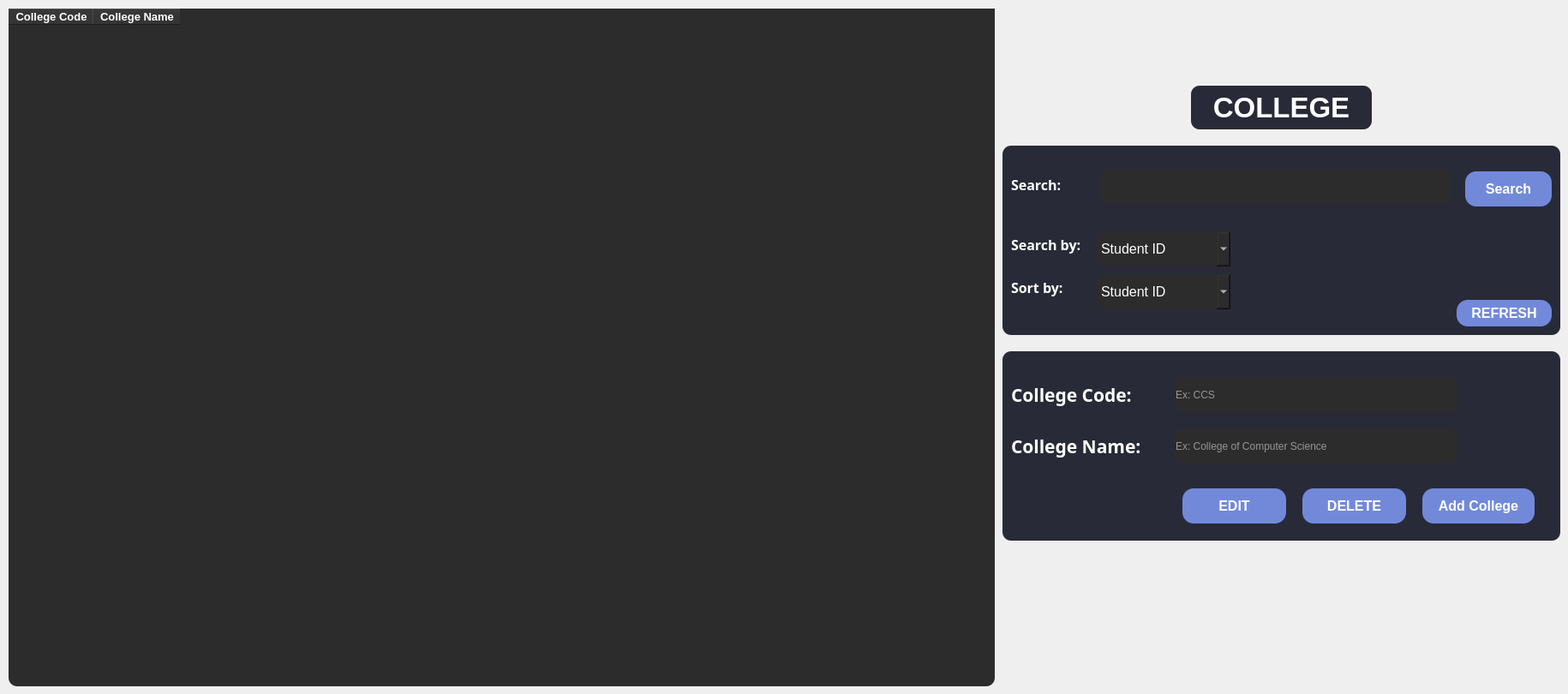
    <widget class="QWidget" name="tab_3">
     <attribute name="title">
      <string>Page</string>
     </attribute>
     <widget class="QTableWidget" name="collegeTable_widget">
      <property name="geometry">
       <rect>
        <x>10</x>
        <y>10</y>
        <width>1151</width>
        <height>791</height>
       </rect>
      </property>
      <property name="focusPolicy">
       <enum>Qt::NoFocus</enum>
      </property>
      <property name="styleSheet">
       <string notr="true">border-radius: 10px;
background-color: rgba(44,44,45,255);
color: white;</string>
      </property>
      <property name="editTriggers">
       <set>QAbstractItemView::NoEditTriggers</set>
      </property>
      <property name="selectionMode">
       <enum>QAbstractItemView::SingleSelection</enum>
      </property>
      <property name="selectionBehavior">
       <enum>QAbstractItemView::SelectRows</enum>
      </property>
      <attribute name="horizontalHeaderStretchLastSection">
       <bool>false</bool>
      </attribute>
      <attribute name="verticalHeaderHighlightSections">
       <bool>true</bool>
      </attribute>
      <attribute name="verticalHeaderStretchLastSection">
       <bool>false</bool>
      </attribute>
      <column>
       <property name="text">
        <string>College Code</string>
       </property>
       <property name="font">
        <font>
         <pointsize>10</pointsize>
         <weight>75</weight>
         <bold>true</bold>
        </font>
       </property>
      </column>
      <column>
       <property name="text">
        <string>College Name</string>
       </property>
       <property name="font">
        <font>
         <pointsize>10</pointsize>
         <weight>75</weight>
         <bold>true</bold>
        </font>
       </property>
      </column>
     </widget>
     <widget class="QFrame" name="collegeinfo_frame">
      <property name="geometry">
       <rect>
        <x>1170</x>
        <y>410</y>
        <width>651</width>
        <height>221</height>
       </rect>
      </property>
      <property name="styleSheet">
       <string notr="true">border-radius: 10px;
background-color: rgba(41,42,55,255);
color: white;</string>
      </property>
      <property name="frameShape">
       <enum>QFrame::StyledPanel</enum>
      </property>
      <property name="frameShadow">
       <enum>QFrame::Raised</enum>
      </property>
      <widget class="QLabel" name="label_16">
       <property name="geometry">
        <rect>
         <x>10</x>
         <y>30</y>
         <width>181</width>
         <height>41</height>
        </rect>
       </property>
       <property name="font">
        <font>
         <family>Segoe UI Variable Display Semib</family>
         <pointsize>16</pointsize>
         <weight>75</weight>
         <bold>true</bold>
        </font>
       </property>
       <property name="styleSheet">
        <string notr="true">color: white;</string>
       </property>
       <property name="text">
        <string>College Code:</string>
       </property>
      </widget>
      <widget class="QLineEdit" name="lineEdit_8">
       <property name="geometry">
        <rect>
         <x>200</x>
         <y>30</y>
         <width>331</width>
         <height>41</height>
        </rect>
       </property>
       <property name="styleSheet">
        <string notr="true">border-radius: 10px;
background-color: rgba(44,44,45,255);</string>
       </property>
       <property name="placeholderText">
        <string>Ex: CCS</string>
       </property>
      </widget>
      <widget class="QLabel" name="label_17">
       <property name="geometry">
        <rect>
         <x>10</x>
         <y>90</y>
         <width>181</width>
         <height>41</height>
        </rect>
       </property>
       <property name="font">
        <font>
         <family>Segoe UI Variable Display Semib</family>
         <pointsize>16</pointsize>
         <weight>75</weight>
         <bold>true</bold>
        </font>
       </property>
       <property name="styleSheet">
        <string notr="true">color: white;</string>
       </property>
       <property name="text">
        <string>College Name:</string>
       </property>
      </widget>
      <widget class="QLineEdit" name="lineEdit_9">
       <property name="geometry">
        <rect>
         <x>200</x>
         <y>90</y>
         <width>331</width>
         <height>41</height>
        </rect>
       </property>
       <property name="styleSheet">
        <string notr="true">border-radius: 10px;
background-color: rgba(44,44,45,255);</string>
       </property>
       <property name="placeholderText">
        <string>Ex: College of Computer Science</string>
       </property>
      </widget>
      <widget class="QPushButton" name="addCollege_button">
       <property name="geometry">
        <rect>
         <x>490</x>
         <y>160</y>
         <width>131</width>
         <height>41</height>
        </rect>
       </property>
       <property name="font">
        <font>
         <family>Arial</family>
         <pointsize>12</pointsize>
         <weight>75</weight>
         <bold>true</bold>
        </font>
       </property>
       <property name="styleSheet">
        <string notr="true">background-color: rgb(114,137,218);
color: white;
font-weight: bold;
border-radius: 13px;</string>
       </property>
       <property name="text">
        <string>Add College</string>
       </property>
      </widget>
      <widget class="QPushButton" name="editCollege_button">
       <property name="geometry">
        <rect>
         <x>210</x>
         <y>160</y>
         <width>121</width>
         <height>41</height>
        </rect>
       </property>
       <property name="font">
        <font>
         <family>Arial</family>
         <pointsize>12</pointsize>
         <weight>75</weight>
         <bold>true</bold>
        </font>
       </property>
       <property name="styleSheet">
        <string notr="true">background-color: rgb(114,137,218);
color: white;
font-weight: bold;
border-radius: 13px;</string>
       </property>
       <property name="text">
        <string>EDIT</string>
       </property>
      </widget>
      <widget class="QPushButton" name="deleteCollege_button">
       <property name="geometry">
        <rect>
         <x>350</x>
         <y>160</y>
         <width>121</width>
         <height>41</height>
        </rect>
       </property>
       <property name="font">
        <font>
         <family>Arial</family>
         <pointsize>12</pointsize>
         <weight>75</weight>
         <bold>true</bold>
        </font>
       </property>
       <property name="styleSheet">
        <string notr="true">background-color: rgb(114,137,218);
color: white;
font-weight: bold;
border-radius: 13px;</string>
       </property>
       <property name="text">
        <string>DELETE</string>
       </property>
      </widget>
     </widget>
     <widget class="QLabel" name="label_12">
      <property name="geometry">
       <rect>
        <x>1390</x>
        <y>100</y>
        <width>211</width>
        <height>51</height>
       </rect>
      </property>
      <property name="font">
       <font>
        <family>MS Shell Dlg 2</family>
        <pointsize>25</pointsize>
        <weight>75</weight>
        <italic>false</italic>
        <bold>true</bold>
       </font>
      </property>
      <property name="styleSheet">
       <string notr="true">border-radius: 10px;
background-color: rgba(41,42,55,255);
color: white;</string>
      </property>
      <property name="text">
       <string>COLLEGE</string>
      </property>
      <property name="alignment">
       <set>Qt::AlignCenter</set>
      </property>
     </widget>
     <widget class="QFrame" name="search_frame_3">
      <property name="geometry">
       <rect>
        <x>1170</x>
        <y>170</y>
        <width>651</width>
        <height>221</height>
       </rect>
      </property>
      <property name="styleSheet">
       <string notr="true">border-radius: 10px;
background-color: rgba(41,42,55,255);
color: white;</string>
      </property>
      <property name="frameShape">
       <enum>QFrame::StyledPanel</enum>
      </property>
      <property name="frameShadow">
       <enum>QFrame::Raised</enum>
      </property>
      <widget class="QComboBox" name="searchCollege_combo">
       <property name="geometry">
        <rect>
         <x>110</x>
         <y>100</y>
         <width>156</width>
         <height>41</height>
        </rect>
       </property>
       <property name="font">
        <font>
         <family>Arial</family>
         <pointsize>12</pointsize>
         <weight>50</weight>
         <bold>false</bold>
        </font>
       </property>
       <property name="styleSheet">
        <string notr="true">border-radius: 10px;
background-color: rgba(44,44,45,255);</string>
       </property>
       <item>
        <property name="text">
         <string>Student ID</string>
        </property>
       </item>
       <item>
        <property name="text">
         <string>First Name</string>
        </property>
       </item>
       <item>
        <property name="text">
         <string>Last Name</string>
        </property>
       </item>
       <item>
        <property name="text">
         <string>Year Level</string>
        </property>
       </item>
       <item>
        <property name="text">
         <string>Gender</string>
        </property>
       </item>
       <item>
        <property name="text">
         <string>Program Code</string>
        </property>
       </item>
      </widget>
      <widget class="QPushButton" name="searchCollege_button">
       <property name="geometry">
        <rect>
         <x>540</x>
         <y>30</y>
         <width>101</width>
         <height>41</height>
        </rect>
       </property>
       <property name="font">
        <font>
         <family>Arial</family>
         <pointsize>12</pointsize>
         <weight>75</weight>
         <bold>true</bold>
        </font>
       </property>
       <property name="styleSheet">
        <string notr="true">background-color: rgb(114,137,218);
color: white;
font-weight: bold;
border-radius: 13px;</string>
       </property>
       <property name="text">
        <string>Search</string>
       </property>
      </widget>
      <widget class="QLabel" name="label_23">
       <property name="geometry">
        <rect>
         <x>10</x>
         <y>150</y>
         <width>91</width>
         <height>31</height>
        </rect>
       </property>
       <property name="font">
        <font>
         <family>Segoe UI Variable Display Semib</family>
         <pointsize>12</pointsize>
         <weight>75</weight>
         <bold>true</bold>
        </font>
       </property>
       <property name="styleSheet">
        <string notr="true">color: white;</string>
       </property>
       <property name="text">
        <string>Sort by:</string>
       </property>
      </widget>
      <widget class="QLineEdit" name="searchCollege_bar">
       <property name="geometry">
        <rect>
         <x>113</x>
         <y>27</y>
         <width>411</width>
         <height>41</height>
        </rect>
       </property>
       <property name="styleSheet">
        <string notr="true">border-radius: 10px;
background-color: rgba(44,44,45,255);</string>
       </property>
       <property name="text">
        <string/>
       </property>
       <property name="placeholderText">
        <string/>
       </property>
      </widget>
      <widget class="QLabel" name="label_24">
       <property name="geometry">
        <rect>
         <x>10</x>
         <y>30</y>
         <width>70</width>
         <height>31</height>
        </rect>
       </property>
       <property name="font">
        <font>
         <family>Segoe UI Variable Display Semib</family>
         <pointsize>12</pointsize>
         <weight>75</weight>
         <bold>true</bold>
        </font>
       </property>
       <property name="styleSheet">
        <string notr="true">color: white;</string>
       </property>
       <property name="text">
        <string>Search:</string>
       </property>
      </widget>
      <widget class="QLabel" name="label_25">
       <property name="geometry">
        <rect>
         <x>10</x>
         <y>100</y>
         <width>101</width>
         <height>31</height>
        </rect>
       </property>
       <property name="font">
        <font>
         <family>Segoe UI Variable Display Semib</family>
         <pointsize>12</pointsize>
         <weight>75</weight>
         <bold>true</bold>
        </font>
       </property>
       <property name="styleSheet">
        <string notr="true">color: white;</string>
       </property>
       <property name="text">
        <string>Search by:</string>
       </property>
      </widget>
      <widget class="QComboBox" name="sortCollege_combo">
       <property name="geometry">
        <rect>
         <x>110</x>
         <y>150</y>
         <width>156</width>
         <height>41</height>
        </rect>
       </property>
       <property name="font">
        <font>
         <family>Arial</family>
         <pointsize>12</pointsize>
         <weight>50</weight>
         <bold>false</bold>
        </font>
       </property>
       <property name="styleSheet">
        <string notr="true">border-radius: 10px;
background-color: rgba(44,44,45,255);</string>
       </property>
       <item>
        <property name="text">
         <string>Student ID</string>
        </property>
       </item>
       <item>
        <property name="text">
         <string>First Name</string>
        </property>
       </item>
       <item>
        <property name="text">
         <string>Last Name</string>
        </property>
       </item>
       <item>
        <property name="text">
         <string>Year Level</string>
        </property>
       </item>
       <item>
        <property name="text">
         <string>Gender</string>
        </property>
       </item>
       <item>
        <property name="text">
         <string>Program Code</string>
        </property>
       </item>
      </widget>
      <widget class="QPushButton" name="searchProgram_button_4">
       <property name="geometry">
        <rect>
         <x>530</x>
         <y>180</y>
         <width>111</width>
         <height>31</height>
        </rect>
       </property>
       <property name="font">
        <font>
         <family>Arial</family>
         <pointsize>12</pointsize>
         <weight>75</weight>
         <bold>true</bold>
        </font>
       </property>
       <property name="styleSheet">
        <string notr="true">background-color: rgb(114,137,218);
color: white;
font-weight: bold;
border-radius: 13px;</string>
       </property>
       <property name="text">
        <string>REFRESH</string>
       </property>
      </widget>
     </widget>
    </widget>
